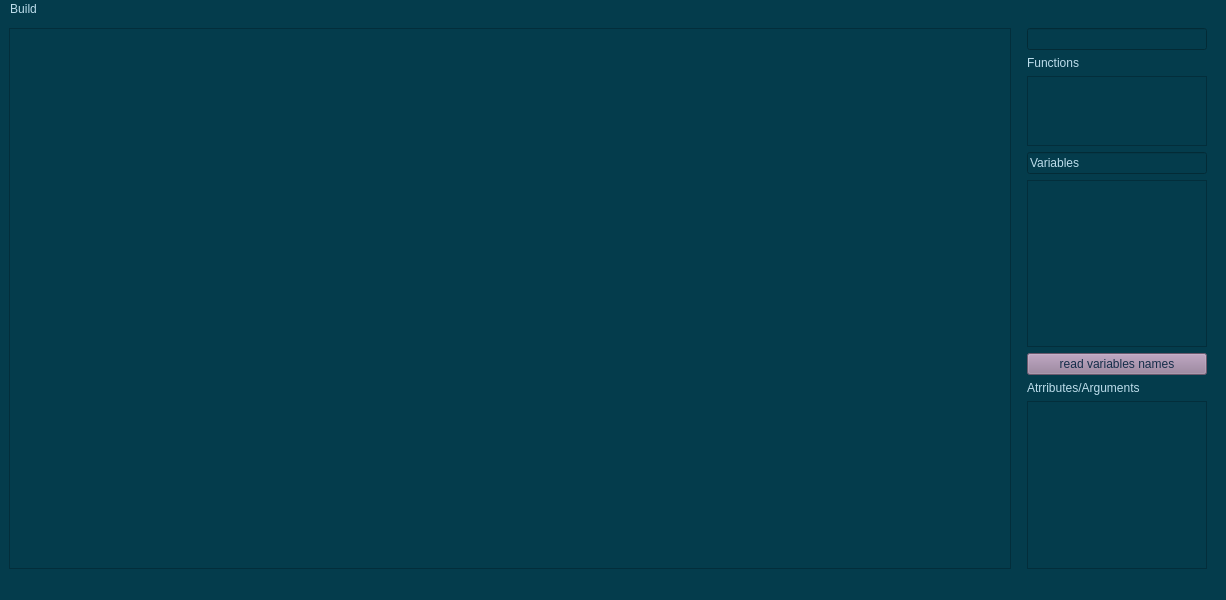
<?xml version="1.0" encoding="UTF-8"?>
<ui version="4.0">
 <class>FunctionWindow</class>
 <widget class="QMainWindow" name="FunctionWindow">
  <property name="geometry">
   <rect>
    <x>0</x>
    <y>0</y>
    <width>1226</width>
    <height>600</height>
   </rect>
  </property>
  <property name="windowTitle">
   <string>MainWindow</string>
  </property>
  <property name="styleSheet">
   <string notr="true">background-color:#043c4c;
border-color: rgb(21, 45, 73);</string>
  </property>
  <widget class="QWidget" name="centralwidget">
   <layout class="QHBoxLayout" name="horizontalLayout" stretch="5,1">
    <item>
     <widget class="CustomGraphicsView" name="StagingArea">
      <property name="styleSheet">
       <string notr="true">color : rgb(0,0,0);</string>
      </property>
     </widget>
    </item>
    <item>
     <layout class="QVBoxLayout" name="verticalLayout_3" stretch="0,0,2,0,0,0,0,0">
      <property name="leftMargin">
       <number>10</number>
      </property>
      <property name="rightMargin">
       <number>10</number>
      </property>
      <item>
       <widget class="SearchBar" name="searchBar"/>
      </item>
      <item>
       <widget class="QLabel" name="label">
        <property name="styleSheet">
         <string notr="true">color : rgb(189, 221, 235)</string>
        </property>
        <property name="text">
         <string>Functions</string>
        </property>
       </widget>
      </item>
      <item>
       <widget class="QListWidget" name="listWidget">
        <property name="styleSheet">
         <string notr="true">color: rgb(189, 221, 235)
</string>
        </property>
       </widget>
      </item>
      <item>
       <widget class="QLineEdit" name="label_2">
        <property name="styleSheet">
         <string notr="true">color : rgb(189, 221, 235)</string>
        </property>
        <property name="text">
         <string>Variables</string>
        </property>
       </widget>
      </item>
      <item>
       <widget class="QListWidget" name="listVars">
        <property name="styleSheet">
         <string notr="true">color: rgb(189, 221, 235)
</string>
        </property>
       </widget>
      </item>
      <item>
       <widget class="QPushButton" name="readVarNames">
        <property name="styleSheet">
         <string notr="true">background-color: rgb(150, 125, 154);
color: rgb(21, 45, 73);</string>
        </property>
        <property name="text">
         <string>read variables names</string>
        </property>
       </widget>
      </item>
      <item>
       <widget class="QLabel" name="label_3">
        <property name="styleSheet">
         <string notr="true">color : rgb(189, 221, 235)</string>
        </property>
        <property name="text">
         <string>Atrributes/Arguments</string>
        </property>
       </widget>
      </item>
      <item>
       <widget class="QListWidget" name="attributesArgumentsList">
        <property name="styleSheet">
         <string notr="true">color: rgb(189, 221, 235)
</string>
        </property>
       </widget>
      </item>
     </layout>
    </item>
   </layout>
  </widget>
  <widget class="QMenuBar" name="menubar">
   <property name="geometry">
    <rect>
     <x>0</x>
     <y>0</y>
     <width>1226</width>
     <height>22</height>
    </rect>
   </property>
   <property name="styleSheet">
    <string notr="true">color : rgb(189, 221, 235)</string>
   </property>
   <widget class="QMenu" name="menuBuild">
    <property name="title">
     <string>Build</string>
    </property>
    <addaction name="actionCompile"/>
    <addaction name="actionSave"/>
   </widget>
   <addaction name="menuBuild"/>
  </widget>
  <widget class="QStatusBar" name="statusbar"/>
  <action name="actionCompile">
   <property name="text">
    <string>Compile</string>
   </property>
  </action>
  <action name="actionSave">
   <property name="text">
    <string>Save</string>
   </property>
  </action>
 </widget>
 <customwidgets>
  <customwidget>
   <class>CustomGraphicsView</class>
   <extends>QGraphicsView</extends>
   <header>./headers/CustomGraphicsView.h</header>
  </customwidget>
  <customwidget>
   <class>SearchBar</class>
   <extends>QLineEdit</extends>
   <header>./headers/SearchBar.h</header>
  </customwidget>
 </customwidgets>
 <resources/>
 <connections/>
</ui>
